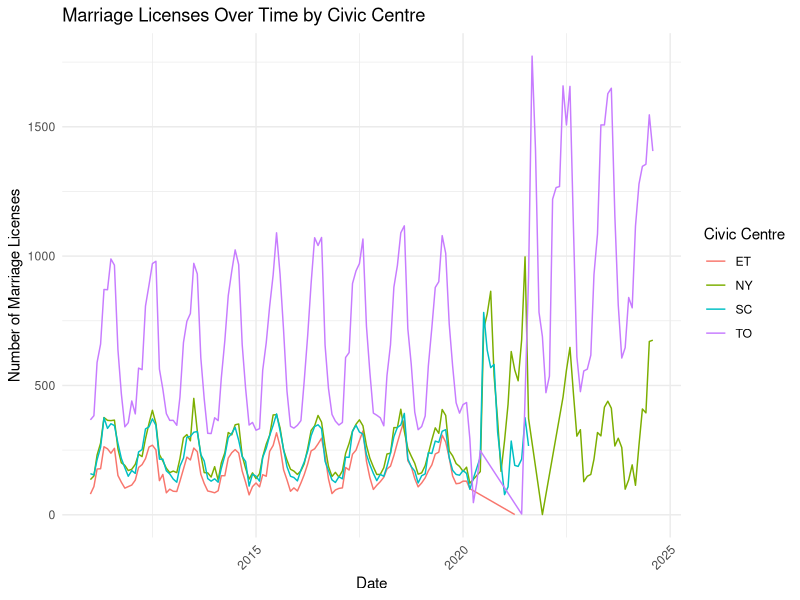

Write R code to recreate this figure.
## ---- chunk 1
#| include: false
#| warning: false
#| message: false

library(tidyverse)
library(ggplot2)
library(dplyr)

data <- read_csv(here::here("data/analysis_data/analysis_data.csv"))
## ---- chunk 2
#| label: fig-marriage
#| fig-cap: Bills of penguins
#| echo: false

ggplot(data, aes(x = date, y = marriage_licenses, color = civic_centre, group = civic_centre)) +
  geom_line() +
  labs(title = "Marriage Licenses Over Time by Civic Centre",
       x = "Date",
       y = "Number of Marriage Licenses",
       color = "Civic Centre") +
  theme_minimal() +
  theme(axis.text.x = element_text(angle = 45, hjust = 1))
